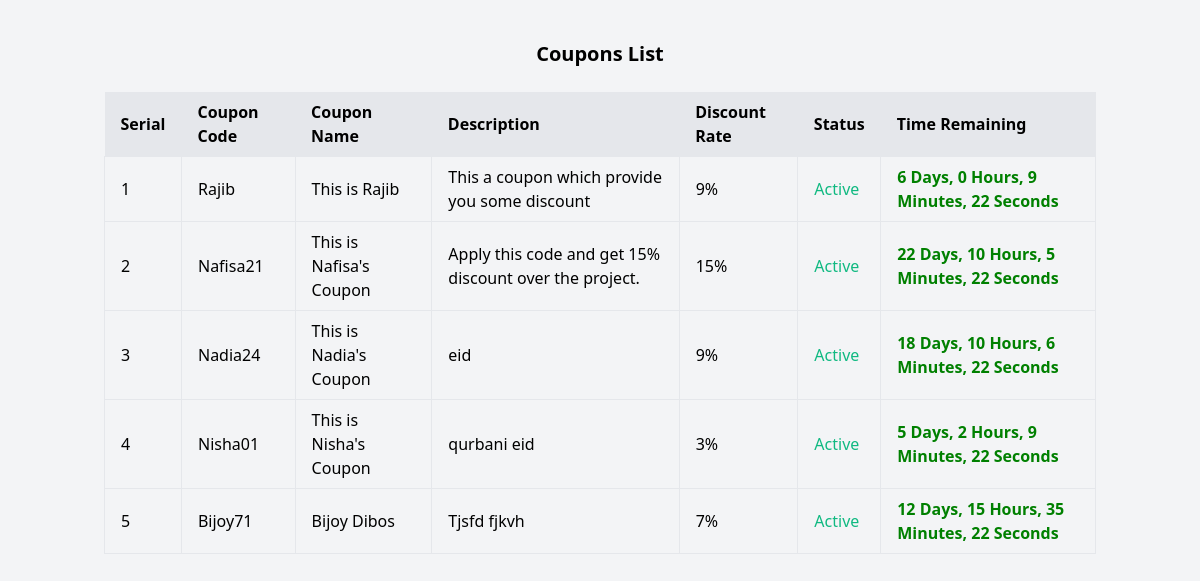
/Admin/Coupon_view.php, run on the app's committed database.
### tables this page shows
CREATE TABLE `coupon` (
  `coupon_id` int(11) NOT NULL,
  `coupon_code` varchar(50) NOT NULL,
  `coupon_name` varchar(100) NOT NULL,
  `coupon_description` text DEFAULT NULL,
  `discount_rate` int(3) DEFAULT NULL CHECK (`discount_rate` between 1 and 100),
  `minimum_price` decimal(10,2) DEFAULT 0.00,
  `start_date` datetime DEFAULT NULL,
  `end_date` datetime DEFAULT NULL,
  `status` enum('Active','Inactive') DEFAULT 'Inactive'
);

### Admin/Coupon_view.php (the view, shortened to what this page needs)
<?php
include "../Database_Connection/DB_Connection.php";
$query = "SELECT * FROM Coupon";
$result = $conn->query($query);
?>
<!DOCTYPE html>
<html lang="en">
<head>
    <link href="https://cdn.jsdelivr.net/npm/tailwindcss@2.2.19/dist/tailwind.min.css" rel="stylesheet">
</head>
<body class="bg-gray-100">
    <div class="container mx-auto my-10 px-4">
        <h1 class="text-xl font-bold text-center mb-6">Coupons List</h1>
        <div class="overflow-x-auto">
            <table class="min-w-full table-auto text-left">
                <thead class="bg-gray-200">
                    <tr>
                        <th class="px-4 py-2">Serial</th>
                        <th class="px-4 py-2">Coupon Code</th>
                        <th class="px-4 py-2">Coupon Name</th>
                        <th class="px-4 py-2">Description</th>
                        <th class="px-4 py-2">Discount Rate</th>
                        <th class="px-4 py-2">Status</th>
                        <th class="px-4 py-2">Time Remaining</th>
                    </tr>
                </thead>
                <tbody>
                    <?php
                    $counter = 1;
                    while ($coupon = $result->fetch_assoc()) {
                        $coupon_id = $coupon['coupon_id'];
                        $coupon_code = $coupon['coupon_code'];
                        $coupon_name = $coupon['coupon_name'];
                        $coupon_description = $coupon['coupon_description'];
                        $discount_rate = $coupon['discount_rate'];
                        $status = $coupon['status'];
                    ?>
                        <tr>
                            <td class="border px-4 py-2"><?= $counter++; ?></td>
                            <td class="border px-4 py-2"><?= $coupon_code ?></td>
                            <td class="border px-4 py-2"><?= $coupon_name ?></td>
                            <td class="border px-4 py-2"><?= $coupon_description ?></td>
                            <td class="border px-4 py-2"><?= $discount_rate ?>%</td>
                            <td class="border px-4 py-2 <?= $status == 'Inactive' ? 'text-red-500' : 'text-green-500' ?>"><?= $status ?></td>
                            <td class="border px-4 py-2">
                                <span class="timer" id="timer-<?= $coupon_id ?>"></span>
                            </td>
                        </tr>
                    <?php } ?>
                </tbody>
            </table>
        </div>
    </div>
</body>
</html>

### Admin/Coupon_view.php (style rules this page uses)
.timer { font-weight: bold; color: green; }

### data on the page
coupon: coupon_code "Rajib", coupon_name "This is Rajib", coupon_description "This a coupon which provide you some discount", discount_rate "9", status "Active"
coupon: coupon_code "Nafisa21", coupon_name "This is Nafisa's Coupon", coupon_description "Apply this code and get 15% discount over the project.", discount_rate "15", status "Active"
coupon: coupon_code "Nadia24", coupon_name "This is Nadia's Coupon", coupon_description "eid", discount_rate "9", status "Active"
coupon: coupon_code "Nisha01", coupon_name "This is Nisha's Coupon", coupon_description "qurbani eid", discount_rate "3", status "Active"
coupon: coupon_code "Bijoy71", coupon_name "Bijoy Dibos", coupon_description "Tjsfd fjkvh", discount_rate "7", status "Active"
